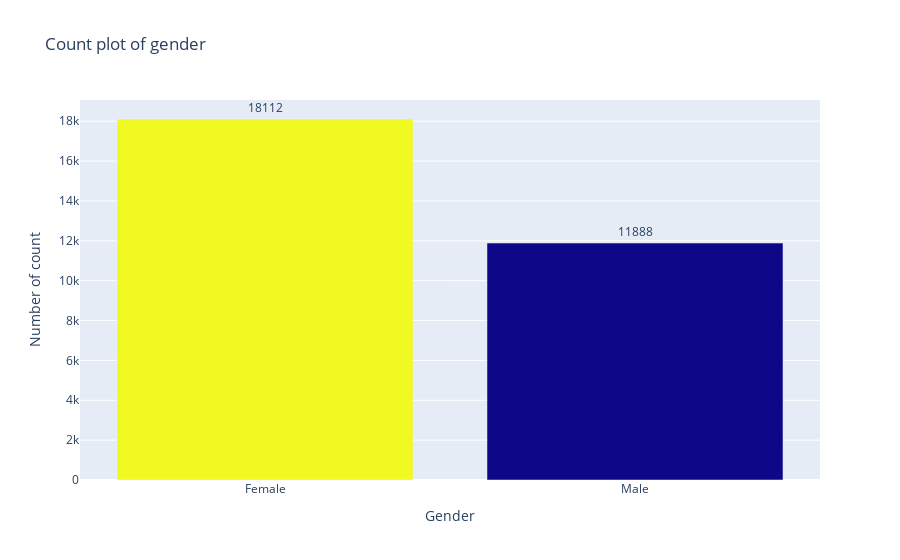

The notebook cell saved with this chart:
### Code cell
# Sex

sex_count['index'][0] = 'Female'
sex_count['index'][1] = 'Male'

fig = go.Figure(go.Bar(
    x = sex_count['index'],y = sex_count['count'],text=sex_count['count'],marker={'color': sex_count['count']}
    ,textposition = "outside"))
fig.update_layout(title_text='Count plot of gender',xaxis_title="Gender",yaxis_title="Number of count")
fig.show()

# There are more female clients in this database

### Figure 1 — Plotly figure (JSON) as saved in the notebook; plotly's stock layout.template omitted (floating-point values rounded to 4 significant figures)
{"data": [{"marker": {"color": [18112, 11888]}, "text": [18112, 11888], "textposition": "outside", "type": "bar", "x": ["Female", "Male"], "y": [18112, 11888]}], "layout": {"title": {"text": "Count plot of gender"}, "xaxis": {"title": {"text": "Gender"}}, "yaxis": {"title": {"text": "Number of count"}}}}
